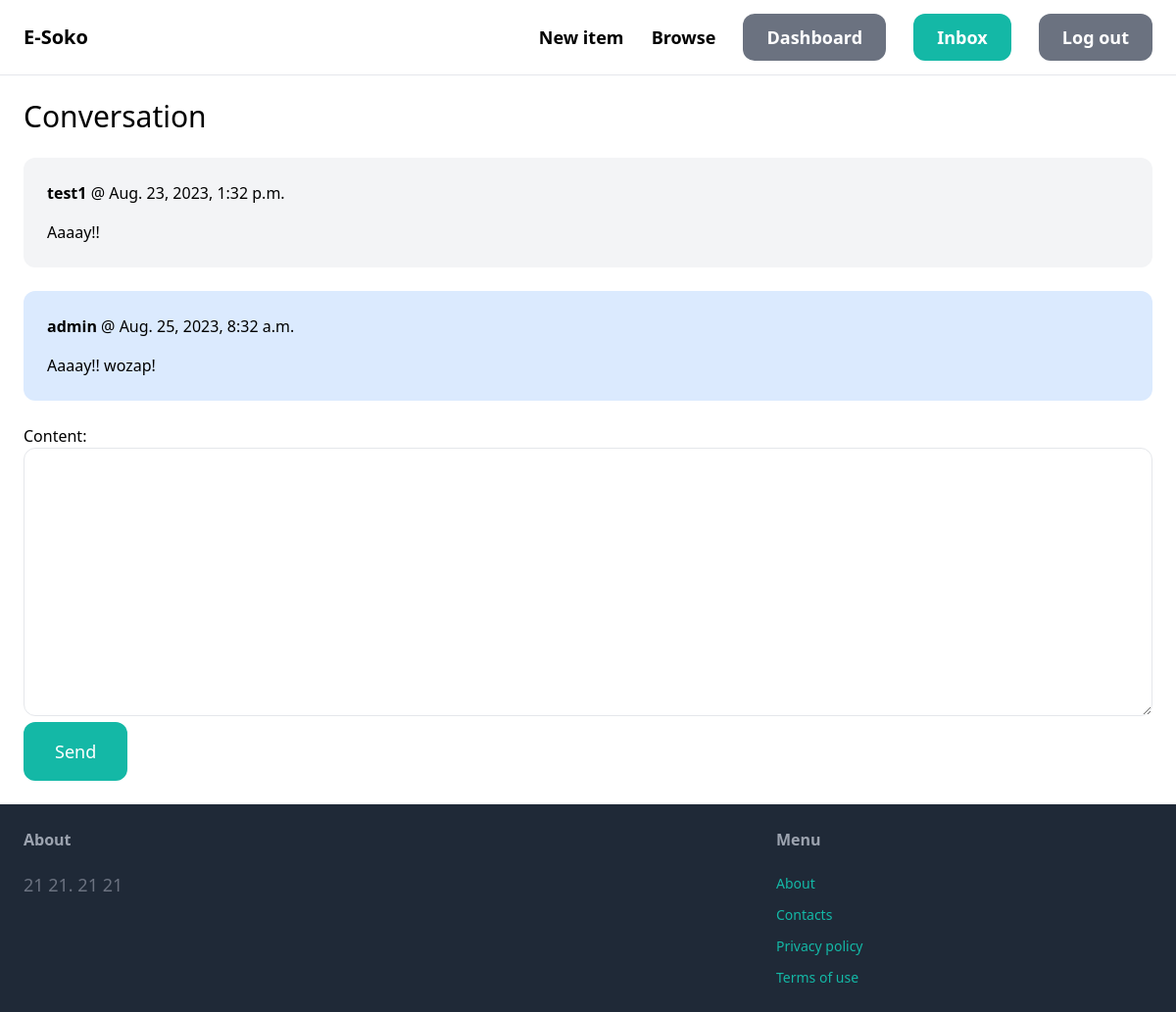
The page /inbox/1/ (signed in) on the database its author committed.
### conversations/models.py (models this page shows, shortened)
class ConversationMessage(models.Model):
    conversation = models.ForeignKey(Conversation, related_name='messages', on_delete=models.CASCADE)
    content = models.TextField()
    created_at = models.DateTimeField(auto_now_add=True)
    created_by = models.ForeignKey(User, related_name='created_messages', on_delete=models.CASCADE)

### conversations/views.py (the view)
# urls.py: path('<int:pk>/', detail, name='detail'),
@login_required()
def detail(request, pk):
    conversation = Conversation.objects.filter(members__in=[request.user.id]).get(pk=pk)
    if request.method == 'POST':
        form = ConversationMessageForm(request.POST)
        if form.is_valid():
            conversation_message = form.save(commit=False)
            conversation_message.conversation = conversation
            conversation_message.created_by = request.user
            conversation_message.save()
            conversation.save()
            return redirect('conversation:detail', pk=pk)
    else:
        form = ConversationMessageForm()
    return render(request, 'detail.html', {
        'conversation': conversation,
        'form': form
    })

### conversations/forms.py
class ConversationMessageForm(forms.ModelForm):
    class Meta:
        model = ConversationMessage
        fields = ('content',)
        widgets = {
            'content': forms.Textarea(attrs={
                'class': 'w-full py-4 px-6 rounded-xl border'
            })
        }

### conversations/templates/detail.html (shortened to what this page needs)
{% extends 'base.html' %}
{% block content %}
    <h1 class="mb-6 text-3xl">Conversation</h1>
    <div class="space-y-6">
        {% for message in conversation.messages.all %}
            <div class="p-6 flex {% if message.created_by == request.user %}bg-blue-100{% else %}bg-gray-100{% endif %} rounded-xl">
                <div>
                    <p class="mb-4"><strong>{{ message.created_by.username }}</strong> @ {{ message.created_at }}</p>
                    <p>{{ message.content }}</p>
                </div>
            </div>
        {% endfor %}
    </div>
    <form method="post" action="." class="mt-6">
        {{ form.as_p }}
        <button class="py-4 px-8 text-lg bg-teal-500 hover:bg-teal-700 rounded-xl text-white">Send</button>
    </form>
{% endblock content %}

### rows shown on the page
ConversationMessage: created_by.username "test1", created_at "Aug. 23, 2023, 1:32 p.m.", content "Aaaay!!"
ConversationMessage: created_by.username "admin", created_at "Aug. 25, 2023, 8:32 a.m.", content "Aaaay!! wozap!"
